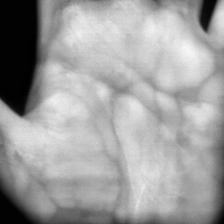
#> input picture prototype_results_onnx/accepted/raw/recognition_20260602_013018_620616_raw.png, 224 x 224 px
$ python -i preprocessing.py   (imports and definitions only)
#> lines starting #> are read from the running program, lines starting #| are printed output that depends on the picture; after the words box and inside, x2 and y2 are one past the last pixel; in counts of white or black regions, pixels touching at a corner belong together
"""
Palm Vein Preprocessing Pipeline
- Step 1: ROI Extraction using Gradient-Based Palm Center Detection + Intensity-Weighted Centroid
- Step 2: CLAHE for contrast enhancement
- Step 3: Intensity normalization + resize to 224x224
"""

import cv2
import numpy as np
import os
from pathlib import Path
from typing import Optional
import matplotlib.pyplot as plt


# ─── Config ───────────────────────────────────────────────────────────────────
DATASET_DIR  = Path("C:\\Users\\Nanik Suciati\\Downloads\\Palm Vein Tesis\\SCUT_PV_V1_raw10")
OUTPUT_DIR   = Path("C:\\Users\\Nanik Suciati\\Downloads\\Palm Vein Tesis\\preprocessed_results")
ROI_SIZE     = 384          # ROI square size before final resize
FINAL_SIZE   = 224          # final output size
CLAHE_CLIP   = 2.0          # CLAHE clip limit
CLAHE_TILE   = (8, 8)       # CLAHE tile grid size
SKIP_DONE    = True         # skip subject if all images already processed


# ─── Step 1: ROI Extraction ────────────────────────────────────────────────────

def get_palm_mask(gray: np.ndarray) -> np.ndarray:
    """
    Segment palm from background via Otsu thresholding.
    In NIR palm-vein images: palm is bright, background is dark.
    Returns binary mask (255 = palm, 0 = background).
    """
    blurred = cv2.GaussianBlur(gray, (7, 7), 0)
    _, mask = cv2.threshold(blurred, 0, 255, cv2.THRESH_BINARY + cv2.THRESH_OTSU)

    # Morphological cleanup: fill holes, remove tiny blobs
    kernel = cv2.getStructuringElement(cv2.MORPH_ELLIPSE, (15, 15))
    mask = cv2.morphologyEx(mask, cv2.MORPH_CLOSE, kernel, iterations=3)
    mask = cv2.morphologyEx(mask, cv2.MORPH_OPEN,  kernel, iterations=2)
    return mask


def palm_contour_center(mask: np.ndarray) -> tuple:
    """
    Find centroid of the largest contour in the palm mask.
    Gives the rough geometric center of the palm.
    """
    contours, _ = cv2.findContours(mask, cv2.RETR_EXTERNAL, cv2.CHAIN_APPROX_SIMPLE)
    if not contours:
        h, w = mask.shape
        return (w // 2, h // 2)  # fallback

    largest = max(contours, key=cv2.contourArea)
    M = cv2.moments(largest)
    if M["m00"] == 0:
        h, w = mask.shape
        return (w // 2, h // 2)

    cx = int(M["m10"] / M["m00"])
    cy = int(M["m01"] / M["m00"])
    return (cx, cy)


def intensity_weighted_centroid(gray: np.ndarray,
                                mask: np.ndarray,
                                rough_center: tuple,
                                window: int = 180) -> tuple:
    """
    Refine center using Intensity-Weighted Centroid INSIDE the palm mask.
    Brighter palm pixels carry more weight → shifts toward vein-rich region.
    """
    cx, cy = rough_center
    h, w = gray.shape

    x1 = max(0, cx - window)
    x2 = min(w, cx + window)
    y1 = max(0, cy - window)
    y2 = min(h, cy + window)

    patch      = gray[y1:y2, x1:x2].astype(np.float64)
    mask_patch = mask[y1:y2, x1:x2].astype(np.float64) / 255.0

    # Weight = pixel intensity × within-palm (ignore background)
    weighted = patch * mask_patch
    total    = weighted.sum() + 1e-9

    ys, xs = np.mgrid[0:patch.shape[0], 0:patch.shape[1]]
    refined_x = int((xs * weighted).sum() / total) + x1
    refined_y = int((ys * weighted).sum() / total) + y1

    return (refined_x, refined_y)


def extract_roi(gray: np.ndarray, roi_size: int = ROI_SIZE) -> tuple:
    """
    Extract square ROI centered on the detected palm center.
    1. Otsu mask to find palm region
    2. Largest contour centroid = rough center
    3. Intensity-Weighted Centroid (within mask) = refined center
    Returns cropped ROI and debug info dict.
    """
    palm_mask      = get_palm_mask(gray)
    rough_center   = palm_contour_center(palm_mask)
    refined_center = intensity_weighted_centroid(gray, palm_mask, rough_center)

    cx, cy = refined_center
    half   = roi_size // 2
    h, w   = gray.shape

    # Clamp so ROI stays within image bounds
    x1 = max(0, cx - half)
    y1 = max(0, cy - half)
    x2 = x1 + roi_size
    y2 = y1 + roi_size

    if x2 > w:
        x2 = w
        x1 = x2 - roi_size
    if y2 > h:
        y2 = h
        y1 = y2 - roi_size

    x1, y1 = max(0, x1), max(0, y1)

    roi = gray[y1:y2, x1:x2]

    # Pad if image is smaller than roi_size (edge case)
    if roi.shape[0] < roi_size or roi.shape[1] < roi_size:
        padded = np.zeros((roi_size, roi_size), dtype=np.uint8)
        padded[:roi.shape[0], :roi.shape[1]] = roi
        roi = padded

    debug = {
        "rough_center":   rough_center,
        "refined_center": refined_center,
        "roi_box":        (x1, y1, x2, y2),
        "palm_mask":      palm_mask,
    }
    return roi, debug


# ─── Step 2: CLAHE ────────────────────────────────────────────────────────────

def apply_clahe(gray: np.ndarray,
                clip_limit: float = CLAHE_CLIP,
                tile_grid: tuple  = CLAHE_TILE) -> np.ndarray:
    """Apply CLAHE to enhance vein contrast."""
    clahe = cv2.createCLAHE(clipLimit=clip_limit, tileGridSize=tile_grid)
    return clahe.apply(gray)


# ─── Step 3: Normalize + Resize ───────────────────────────────────────────────

def normalize_and_resize(gray: np.ndarray,
                         final_size: int = FINAL_SIZE) -> np.ndarray:
    """
    Normalize intensity to [0, 255] then resize to final_size × final_size.
    """
    # Intensity normalization (min-max)
    normalized = cv2.normalize(gray, None, 0, 255, cv2.NORM_MINMAX).astype(np.uint8)

    # Resize with Lanczos (high quality downsampling)
    resized = cv2.resize(normalized, (final_size, final_size),
                         interpolation=cv2.INTER_LANCZOS4)
    return resized


# ─── Full Pipeline ─────────────────────────────────────────────────────────────

def preprocess_image(img_path: Path) -> dict:
    """Run full preprocessing pipeline on a single image."""
    raw = cv2.imread(str(img_path), cv2.IMREAD_GRAYSCALE)
#> raw is the input picture: shape (224, 224); min 1, max 247, mean 159.5
    if raw is None:
        raise ValueError(f"Cannot read image: {img_path}")

    roi,   debug  = extract_roi(raw)
#> in get_palm_mask, `_, mask = cv2.threshold(blurred, 0, 255, cv2.THRESH_BINARY + cv2.THRES..`:
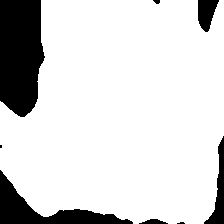
#> mask: shape (224, 224); 84.4% white; 8 black regions (2 under 20 px), largest, box (x1, y1, x2, y2) and area: (0, 0, 45, 117) 4442, (0, 170, 133, 224) 2154, (204, 136, 224, 224) 650, (198, 0, 219, 32) 458, (139, 219, 168, 224) 92, (153, 0, 160, 4) 21
#> in get_palm_mask, `mask = cv2.morphologyEx(mask, cv2.MORPH_CLOSE, kernel, iterations=3)`:
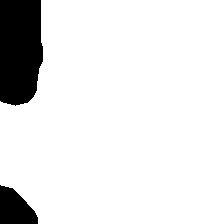
#> mask: shape (224, 224); 89.7% white; 2 black regions, box (x1, y1, x2, y2) and area: (0, 0, 43, 106) 4109, (0, 185, 38, 224) 1041
#> in get_palm_mask, `mask = cv2.morphologyEx(mask, cv2.MORPH_OPEN,  kernel, iterations=2)`: mask: shape (224, 224); 89.7% white; 2 black regions
#> in palm_contour_center, `contours, _ = cv2.findContours(mask, cv2.RETR_EXTERNAL, cv2.CHAIN_APPR..`: contours = 1 contour; box (x1, y1, x2, y2) and area: (0, 0, 224, 224) 44599
#> in palm_contour_center, `largest = max(contours, key=cv2.contourArea)`: largest = contour of 58 points, box (x1, y1, x2, y2) (0, 0, 224, 224), area 44599
#> in palm_contour_center, `M = cv2.moments(largest)`: M = moments, m00 44599, centre m10/m00, m01/m00 = (122.1, 114.9)
#> in palm_contour_center, `cx = int(M["m10"] / M["m00"])`: cx = 122
#> in palm_contour_center, `cy = int(M["m01"] / M["m00"])`: cy = 114
#> in extract_roi, `rough_center   = palm_contour_center(palm_mask)`: rough_center = (122, 114)
#> in intensity_weighted_centroid, `cx, cy = rough_center`: cx = 122; cy = 114
#> in intensity_weighted_centroid, `x1 = max(0, cx - window)`: x1 = 0
#> in intensity_weighted_centroid, `x2 = min(w, cx + window)`: x2 = 224
#> in intensity_weighted_centroid, `y1 = max(0, cy - window)`: y1 = 0
#> in intensity_weighted_centroid, `y2 = min(h, cy + window)`: y2 = 224
#> in intensity_weighted_centroid, `mask_patch = mask[y1:y2, x1:x2].astype(np.float64) / 255.0`: mask_patch: shape (224, 224) float64; values 0 (black) and 1 (white), 89.7% white; 2 black regions, box (x1, y1, x2, y2) and area: (0, 0, 43, 106) 4110, (0, 185, 38, 224) 1041
#> in intensity_weighted_centroid, `total    = weighted.sum() + 1e-9`: total = 7922974
#> in intensity_weighted_centroid, `refined_x = int((xs * weighted).sum() / total) + x1`: refined_x = 121
#> in intensity_weighted_centroid, `refined_y = int((ys * weighted).sum() / total) + y1`: refined_y = 111
#> in extract_roi, `refined_center = intensity_weighted_centroid(gray, palm_mask, rough_ce..`: refined_center = (121, 111)
#> in extract_roi, `cx, cy = refined_center`: cx = 121; cy = 111
#> in extract_roi, `x1 = max(0, cx - half)`: x1 = 0
#> in extract_roi, `x2 = x1 + roi_size`: x2 = 384
#> in extract_roi, `padded[:roi.shape[0], :roi.shape[1]] = roi`:
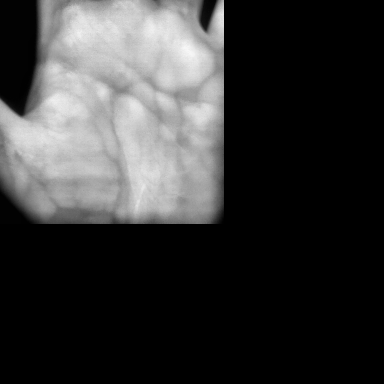
#> padded: shape (384, 384); min 0, max 247, mean 54.3
#> debug = 4 items
    clahe_img     = apply_clahe(roi)
#> in apply_clahe, `return clahe.apply(gray)`:
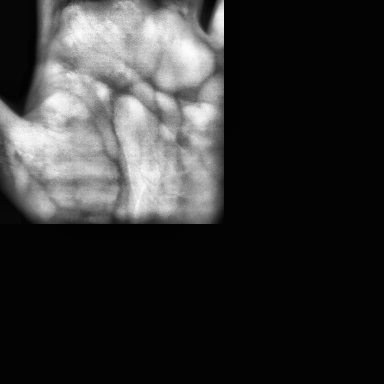
#> returned value: shape (384, 384); min 2, max 252, mean 51.2
    final_img     = normalize_and_resize(clahe_img)

    return {
        "raw":    raw,
        "roi":    roi,
        "clahe":  clahe_img,
        "final":  final_img,
        "debug":  debug,
        "path":   img_path,
    }


# ─── Visualization ────────────────────────────────────────────────────────────

# [161 lines left out: functions visualize_pipeline, visualize_subject_strip, get_all_subjects, main, not called in this run]


# [2 lines not run here, left out]

>>> result = preprocess_image('prototype_results_onnx/accepted/raw/recognition_20260602_013018_620616_raw.png')
#> result = 6 items
